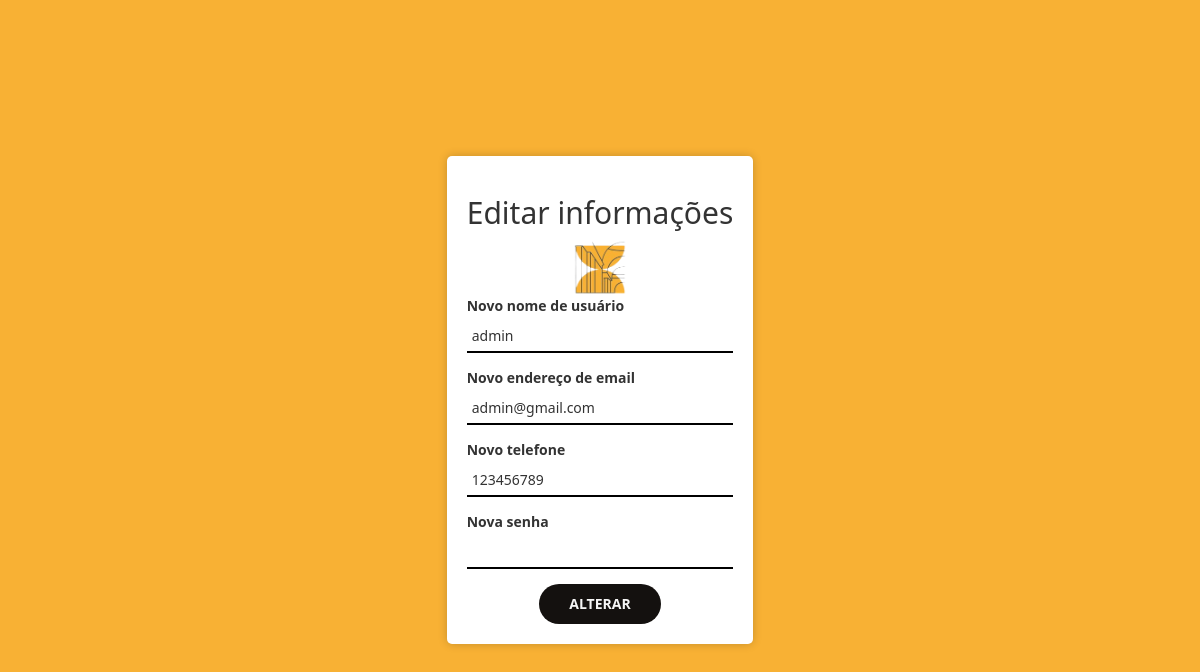
The app's page /CADASTRADO/conta/editarUsuario.php (signed in) with its own data.
### tables this page shows
CREATE TABLE IF NOT EXISTS aluno (
    id_aluno INT NOT NULL AUTO_INCREMENT,
    nome VARCHAR(45) NOT NULL,
    email VARCHAR(45) NOT NULL,
    telefone VARCHAR(45) NOT NULL,
    senha VARCHAR(45) NOT NULL,
    status ENUM('ativado', 'desativado') NOT NULL DEFAULT 'ativado',
    PRIMARY KEY (id_aluno)
);

### CADASTRADO/conn/conn.php (called while the page is built, shortened)
<?php
$userID = isset($_SESSION['userID']) ? $_SESSION['userID'] : null;
?>

### CADASTRADO/conta/editarUsuario.php (the view, shortened to what this page needs)
<?php
include_once("../conn/conn.php");
include_once("../conn/sessao_usuarios.php");
include_once '../conn/auth.php';
$sql = "SELECT nome, email, telefone, senha FROM aluno WHERE id_aluno = :user_id";
try {
    $stmt = $pdo->prepare($sql);
    $stmt->bindParam(':user_id', $userID, PDO::PARAM_INT);
    $stmt->execute();
    $user = $stmt->fetch(PDO::FETCH_ASSOC);
} catch (PDOException $e) {
}
?>
<!DOCTYPE html>
<html lang="pt-br">
<head>
  <link rel="stylesheet" href="editarUsuario.css">
  <link href="https://cdn.jsdelivr.net/npm/bootstrap@5.3.0-alpha2/dist/css/bootstrap.min.css" rel="stylesheet">
  <link rel="stylesheet" href="https://cdn.jsdelivr.net/npm/bootstrap-icons@1.10.3/font/bootstrap-icons.css">
  <link href="https://cdnjs.cloudflare.com/ajax/libs/font-awesome/4.7.0/css/font-awesome.min.css" rel="stylesheet" />
  <link rel="stylesheet" href="https://maxcdn.bootstrapcdn.com/bootstrap/3.4.1/css/bootstrap.min.css">
</head>
<body>
<div class="area">
    <div class="editar-form">
        <h2>Editar informações</h2>
        <div class="center-image">
            <img src="../index/imagens/logo.png" class="image-container" style="width: 20%; height: 20%">
        </div>
        <form method="POST" action="">
            <div class="campo">
                <label for="novo_nome"><strong>Novo nome de usuário</strong></label>
                <input type="text" id="novo_nome" name="novo_nome" value="<?php echo htmlspecialchars($user['nome']); ?>">
            </div>
            <div class="campo">
                <label for="novo_email"><strong>Novo endereço de email</strong></label>
                <input type="email" id="novo_email" name="novo_email" value="<?php echo htmlspecialchars($user['email']); ?>">
            </div>
            <div class="campo">
                <label for="novo_telefone"><strong>Novo telefone</strong></label>
                <input type="text" id="novo_telefone" name="novo_telefone" value="<?php echo htmlspecialchars($user['telefone']); ?>">
            </div>
            <div class="campo">
                <label for="nova_senha"><strong>Nova senha</strong></label>
                <input type="password" id="nova_senha" name="nova_senha">
            </div>
            <div class="editar-button">
                <input type="submit" value="ALTERAR">
            </div>
        </form>
    </div>
</div>
</body>
</html>

### CADASTRADO/conta/editarUsuario.css (style rules this page uses)
* { margin: 0; padding: 0; }
body { background: #F8B134 !important; font-family: system-ui, -apple-system, BlinkMacSystemFont, 'Segoe UI', Roboto, Oxygen, Ubuntu, Cantarell, 'Open Sans', 'Helvetica Neue', sans-serif !important; }
.area { display: flex; justify-content: center; align-items: center; height: 100vh; }
.editar-form { background: #fff; padding: 20px; border-radius: 5px; box-shadow: 0 0 10px rgba(0, 0, 0, 0.2); }
.campo { display: flex; flex-direction: column; margin-bottom: 15px; }
label { font-weight: bold; margin-bottom: 5px; }
input[type="text"], input[type="email"], input[type="password"] { padding: 5px; border: none; border-bottom: 2px solid black; width: 100%; }
input[type="submit"] { margin-top: 10px; padding: 10px 30px; border: none; border-radius: 155px; background: #14110f; color: whitesmoke; font-weight: bold; cursor: pointer; margin-left: auto; margin-right: auto; display: block; }
.center-image { text-align: center; }
.center-image img { display: block; margin: 0 auto; max-width: 100%; height: auto; }

### records on screen
aluno: novo_nome "admin", novo_email "admin@gmail.com", novo_telefone "123456789"
